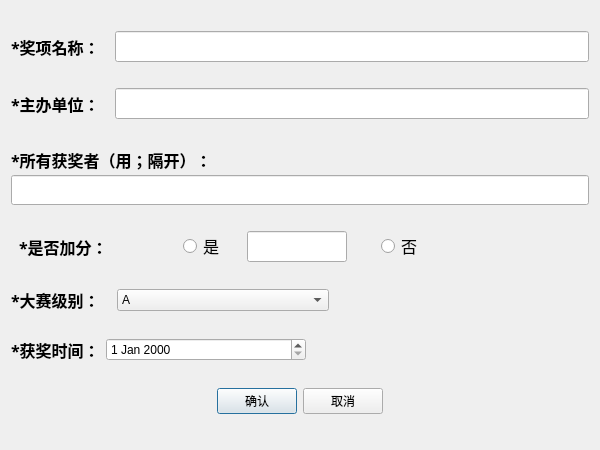
<?xml version="1.0" encoding="UTF-8"?>
<ui version="4.0">
 <class>AddAwardDialog</class>
 <widget class="QDialog" name="AddAwardDialog">
  <property name="geometry">
   <rect>
    <x>0</x>
    <y>0</y>
    <width>600</width>
    <height>450</height>
   </rect>
  </property>
  <property name="minimumSize">
   <size>
    <width>600</width>
    <height>450</height>
   </size>
  </property>
  <property name="maximumSize">
   <size>
    <width>600</width>
    <height>450</height>
   </size>
  </property>
  <property name="windowTitle">
   <string>Dialog</string>
  </property>
  <layout class="QVBoxLayout" name="verticalLayout_2">
   <item>
    <layout class="QHBoxLayout" name="horizontalLayout">
     <item>
      <widget class="QLabel" name="label">
       <property name="maximumSize">
        <size>
         <width>100</width>
         <height>16777215</height>
        </size>
       </property>
       <property name="font">
        <font>
         <family>宋体</family>
         <pointsize>12</pointsize>
         <bold>true</bold>
        </font>
       </property>
       <property name="text">
        <string>*奖项名称：  </string>
       </property>
      </widget>
     </item>
     <item>
      <widget class="QLineEdit" name="nameEdit">
       <property name="font">
        <font>
         <family>宋体</family>
         <pointsize>12</pointsize>
        </font>
       </property>
      </widget>
     </item>
    </layout>
   </item>
   <item>
    <layout class="QHBoxLayout" name="horizontalLayout_2">
     <item>
      <widget class="QLabel" name="label_2">
       <property name="maximumSize">
        <size>
         <width>100</width>
         <height>16777215</height>
        </size>
       </property>
       <property name="font">
        <font>
         <family>宋体</family>
         <pointsize>12</pointsize>
         <bold>true</bold>
        </font>
       </property>
       <property name="text">
        <string>*主办单位：  </string>
       </property>
      </widget>
     </item>
     <item>
      <widget class="QLineEdit" name="hostEdit">
       <property name="font">
        <font>
         <family>宋体</family>
         <pointsize>12</pointsize>
        </font>
       </property>
      </widget>
     </item>
    </layout>
   </item>
   <item>
    <layout class="QVBoxLayout" name="verticalLayout">
     <property name="spacing">
      <number>0</number>
     </property>
     <item>
      <widget class="QLabel" name="label_3">
       <property name="maximumSize">
        <size>
         <width>300</width>
         <height>30</height>
        </size>
       </property>
       <property name="font">
        <font>
         <family>宋体</family>
         <pointsize>12</pointsize>
         <bold>true</bold>
        </font>
       </property>
       <property name="text">
        <string>*所有获奖者（用；隔开）：</string>
       </property>
      </widget>
     </item>
     <item>
      <widget class="QLineEdit" name="winnerEdit">
       <property name="maximumSize">
        <size>
         <width>16777215</width>
         <height>30</height>
        </size>
       </property>
       <property name="font">
        <font>
         <family>宋体</family>
         <pointsize>12</pointsize>
        </font>
       </property>
      </widget>
     </item>
    </layout>
   </item>
   <item>
    <layout class="QHBoxLayout" name="horizontalLayout_4">
     <item>
      <widget class="QLabel" name="label_4">
       <property name="maximumSize">
        <size>
         <width>100</width>
         <height>16777215</height>
        </size>
       </property>
       <property name="font">
        <font>
         <family>宋体</family>
         <pointsize>12</pointsize>
         <bold>true</bold>
        </font>
       </property>
       <property name="text">
        <string>*是否加分：</string>
       </property>
      </widget>
     </item>
     <item>
      <spacer name="horizontalSpacer_2">
       <property name="orientation">
        <enum>Qt::Horizontal</enum>
       </property>
       <property name="sizeType">
        <enum>QSizePolicy::Fixed</enum>
       </property>
       <property name="sizeHint" stdset="0">
        <size>
         <width>50</width>
         <height>20</height>
        </size>
       </property>
      </spacer>
     </item>
     <item>
      <widget class="QRadioButton" name="radioButton">
       <property name="maximumSize">
        <size>
         <width>50</width>
         <height>16777215</height>
        </size>
       </property>
       <property name="font">
        <font>
         <family>宋体</family>
         <pointsize>12</pointsize>
        </font>
       </property>
       <property name="text">
        <string>是</string>
       </property>
      </widget>
     </item>
     <item>
      <widget class="QLineEdit" name="GPA_edit">
       <property name="minimumSize">
        <size>
         <width>50</width>
         <height>0</height>
        </size>
       </property>
       <property name="maximumSize">
        <size>
         <width>100</width>
         <height>16777215</height>
        </size>
       </property>
       <property name="font">
        <font>
         <family>宋体</family>
         <pointsize>12</pointsize>
        </font>
       </property>
       <property name="text">
        <string/>
       </property>
      </widget>
     </item>
     <item>
      <spacer name="horizontalSpacer">
       <property name="orientation">
        <enum>Qt::Horizontal</enum>
       </property>
       <property name="sizeType">
        <enum>QSizePolicy::Fixed</enum>
       </property>
       <property name="sizeHint" stdset="0">
        <size>
         <width>20</width>
         <height>20</height>
        </size>
       </property>
      </spacer>
     </item>
     <item>
      <widget class="QRadioButton" name="radioButton_2">
       <property name="maximumSize">
        <size>
         <width>50</width>
         <height>16777215</height>
        </size>
       </property>
       <property name="font">
        <font>
         <family>宋体</family>
         <pointsize>12</pointsize>
        </font>
       </property>
       <property name="text">
        <string>否</string>
       </property>
      </widget>
     </item>
     <item>
      <spacer name="horizontalSpacer_3">
       <property name="orientation">
        <enum>Qt::Horizontal</enum>
       </property>
       <property name="sizeType">
        <enum>QSizePolicy::Fixed</enum>
       </property>
       <property name="sizeHint" stdset="0">
        <size>
         <width>150</width>
         <height>20</height>
        </size>
       </property>
      </spacer>
     </item>
    </layout>
   </item>
   <item>
    <layout class="QHBoxLayout" name="horizontalLayout_5">
     <item>
      <widget class="QLabel" name="label_5">
       <property name="maximumSize">
        <size>
         <width>100</width>
         <height>16777215</height>
        </size>
       </property>
       <property name="font">
        <font>
         <family>宋体</family>
         <pointsize>12</pointsize>
         <bold>true</bold>
        </font>
       </property>
       <property name="text">
        <string>*大赛级别：</string>
       </property>
      </widget>
     </item>
     <item>
      <widget class="QComboBox" name="levelSelect">
       <property name="maximumSize">
        <size>
         <width>16777215</width>
         <height>16777215</height>
        </size>
       </property>
       <item>
        <property name="text">
         <string>A</string>
        </property>
       </item>
       <item>
        <property name="text">
         <string>B</string>
        </property>
       </item>
       <item>
        <property name="text">
         <string>C</string>
        </property>
       </item>
      </widget>
     </item>
     <item>
      <spacer name="horizontalSpacer_4">
       <property name="orientation">
        <enum>Qt::Horizontal</enum>
       </property>
       <property name="sizeType">
        <enum>QSizePolicy::Fixed</enum>
       </property>
       <property name="sizeHint" stdset="0">
        <size>
         <width>260</width>
         <height>20</height>
        </size>
       </property>
      </spacer>
     </item>
    </layout>
   </item>
   <item>
    <layout class="QHBoxLayout" name="horizontalLayout_6">
     <item>
      <widget class="QLabel" name="label_6">
       <property name="maximumSize">
        <size>
         <width>150</width>
         <height>16777215</height>
        </size>
       </property>
       <property name="font">
        <font>
         <family>宋体</family>
         <pointsize>12</pointsize>
         <bold>true</bold>
        </font>
       </property>
       <property name="text">
        <string>*获奖时间：</string>
       </property>
      </widget>
     </item>
     <item>
      <widget class="QDateEdit" name="dateEdit">
       <property name="minimumSize">
        <size>
         <width>200</width>
         <height>0</height>
        </size>
       </property>
       <property name="maximumSize">
        <size>
         <width>200</width>
         <height>16777215</height>
        </size>
       </property>
      </widget>
     </item>
     <item>
      <spacer name="horizontalSpacer_5">
       <property name="orientation">
        <enum>Qt::Horizontal</enum>
       </property>
       <property name="sizeHint" stdset="0">
        <size>
         <width>40</width>
         <height>20</height>
        </size>
       </property>
      </spacer>
     </item>
    </layout>
   </item>
   <item>
    <layout class="QHBoxLayout" name="horizontalLayout_3">
     <item>
      <spacer name="horizontalSpacer_6">
       <property name="orientation">
        <enum>Qt::Horizontal</enum>
       </property>
       <property name="sizeHint" stdset="0">
        <size>
         <width>40</width>
         <height>20</height>
        </size>
       </property>
      </spacer>
     </item>
     <item>
      <widget class="QPushButton" name="okBtn">
       <property name="text">
        <string>确认</string>
       </property>
      </widget>
     </item>
     <item>
      <widget class="QPushButton" name="cancelBtn">
       <property name="text">
        <string>取消</string>
       </property>
      </widget>
     </item>
     <item>
      <spacer name="horizontalSpacer_7">
       <property name="orientation">
        <enum>Qt::Horizontal</enum>
       </property>
       <property name="sizeHint" stdset="0">
        <size>
         <width>40</width>
         <height>20</height>
        </size>
       </property>
      </spacer>
     </item>
    </layout>
   </item>
  </layout>
 </widget>
 <resources/>
 <connections/>
</ui>
